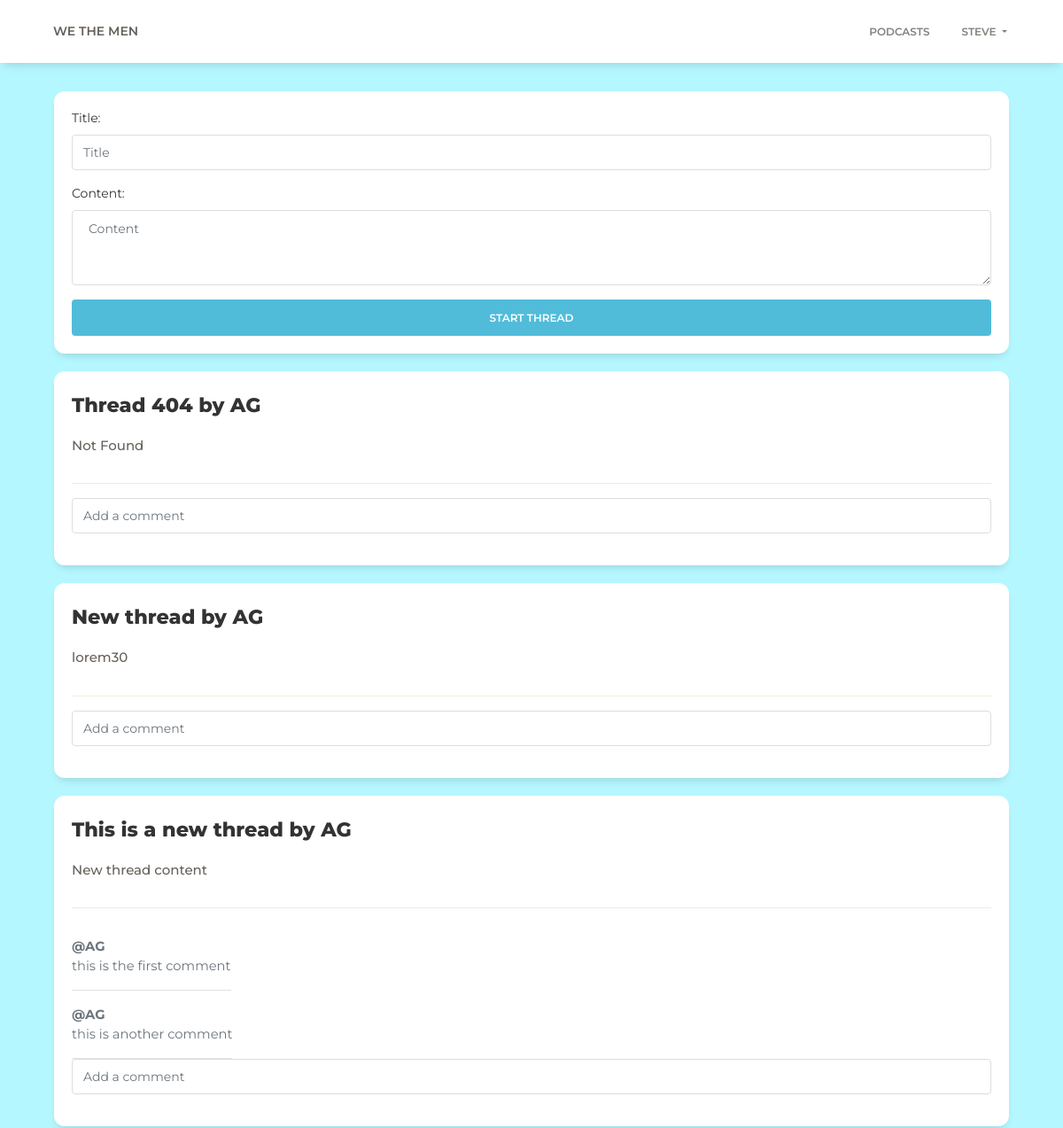
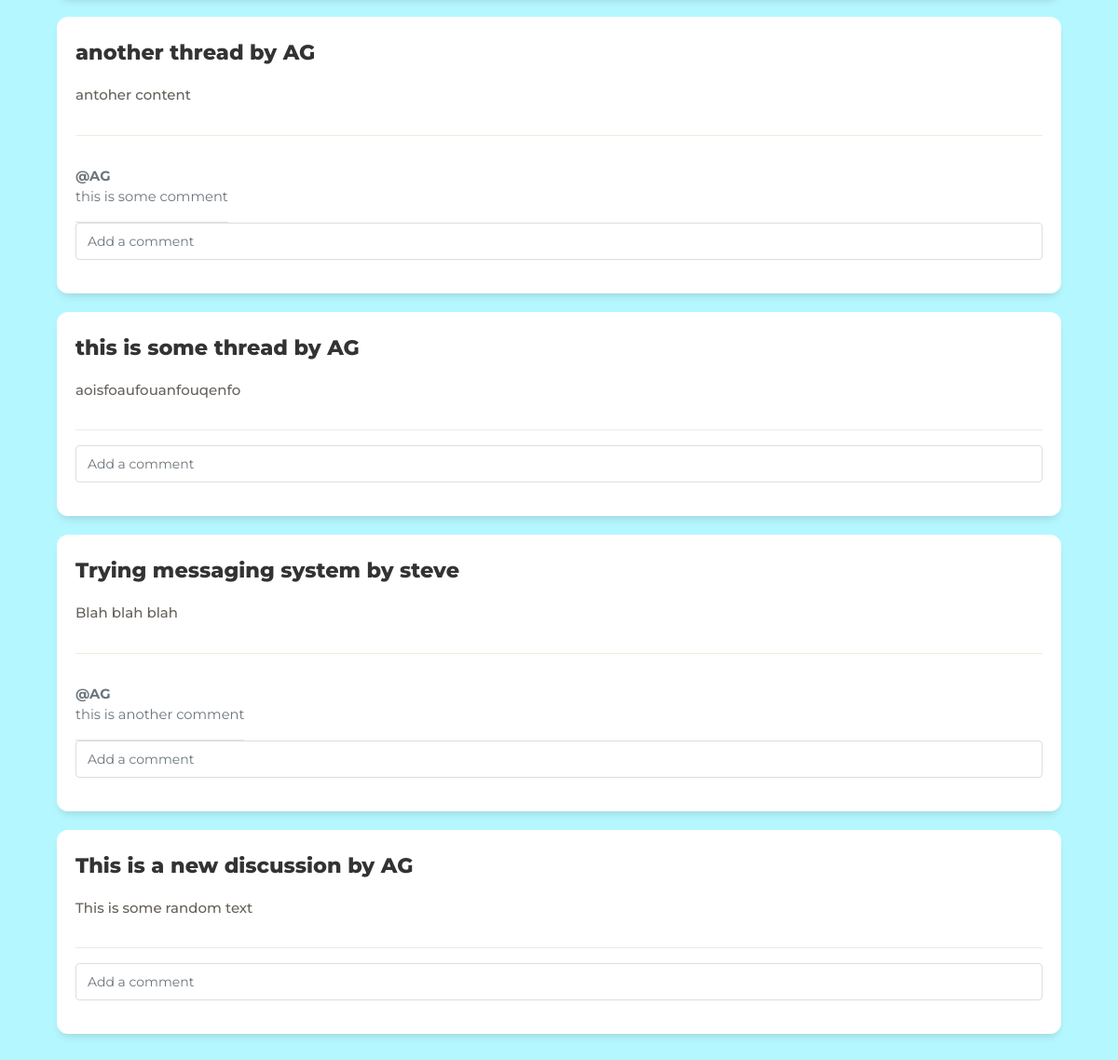
The app's page /space/ (signed in) with its own data (2 pictures, top to bottom).
### forum/models.py (models this page shows)
class Thread(models.Model):
    user = models.ForeignKey(to = User , on_delete = models.CASCADE)
    title = models.TextField(max_length = 1000)
    content = models.TextField(max_length = 10000)
    def getComments(self):
        return self.comments.all()

class Comment(models.Model):
    user = models.ForeignKey(User , on_delete = models.CASCADE)
    thread = models.ForeignKey(Thread , on_delete = models.CASCADE , related_name = 'comments')
    commentText = models.TextField(max_length = 1000)

### forum/views.py (the view)
# urls.py: path('space/' , views.space , name = 'space'),
def space(request):
    if request.user.is_authenticated:
        threadForm = newThread()
        comment = commentForm()
        threads = Thread.objects.all()
        context = {
            "threadForm": threadForm,
            "commentForm":comment,
            "threads" : threads[::-1]
        }
        return render(request , 'forum/space.html' , context = context)
    else:
        return HttpResponseRedirect(reverse('index'))

### forum/forms.py
class newThread(forms.Form):
    title = forms.CharField(label="Title", widget=forms.TextInput(
        attrs={"id": "title", "class": "form-control", "placeholder": "Title"}))
    content = forms.CharField(label="Content", widget=forms.Textarea(
        attrs={"id": "content", "class": "form-control", "placeholder": "Content", "rows": "3"}))

class commentForm(forms.Form):
    commentText = forms.CharField(label="Add a comment", widget=forms.TextInput(
        attrs={"id": "commentText", "class": "form-control", "placeholder": "Add a comment"}))

### forum/templates/forum/space.html (shortened to what this page needs)
{% extends 'forum/layout.html' %}
{% load static %}
{% block css %}
<link rel="stylesheet" type="text/css" href="{% static '/css/space.css' %}" />
{% endblock %}
{% block body %}
  <nav class="navbar navbar-expand-lg">
    <div class="container">
      <div class="navbar-translate">
        <a class="navbar-brand" href="https://demos.creative-tim.com/paper-kit/index.html" rel="tooltip" title="Coded by Creative Tim" data-placement="bottom" target="_blank">
          We The Men
        </a>
      </div>
      <div class="collapse navbar-collapse justify-content-end" id="navigation">
        <ul class="navbar-nav">
          <li class="nav-item">
            <a href="../index.html" class="nav-link"></i>Podcasts</a>
          </li>
          <li class="nav-item dropdown">
            <a class="nav-link dropdown-toggle" href="#" id="navbarDropdownMenuLink" data-toggle="dropdown" aria-haspopup="true" aria-expanded="false">
              {{request.user.username}}
            </a>
          </li>
        </ul>
      </div>
    </div>
  </nav>
  <main class="container">
    <div class="my-3 p-3 bg-body">
      <div class="card card-nav-tabs">
        <div class="card-body">
          <form action = "{% url 'post' %}"  method="POST" autocomplete="off">
              {% for field in threadForm %}
                  <div class="form-group">
                    {{field.label_tag}}
                    {{field}}
                  </div>
              {% endfor %}
            <div class="text-center">
              <input href="#" type="submit" value="Start Thread" class="btn btn-block btn-info">
            </div>
          </form>
        </div>
      </div>
      {% for thread in threads %}
      <div class="card card-nav-tabs">
        <div class="card-body">
          <h4 class="card-title">{{ thread.title}} by {{thread.user}}</h4>
          <br>
          <p class="card-text">{{thread.content}}</p>
          <hr>
          {% for comment in thread.getComments %}
          <div class="d-flex text-muted pt-3">
            <p class="pb-3 mb-0 small lh-sm border-bottom comment">
              <strong class="d-block text-gray-dark">@{{comment.user}}</strong>
              {{comment.commentText}}
            </p>
          </div>
          {% endfor %}
          <form action = "{% url 'addComment' thread.id%}" autocomplete="off" method="POST">
            {% for field in commentForm %}
            <div class="form-group">
              {{field}}
            </div>
            {% endfor %}
          </form>
        </div>
      </div>
      {% endfor %}
    </div>
  </main>
  {% endblock %}

### static/css/space.css (style rules this page uses)
body { background-color: #b5f7ff !important; }
.card { background-color: white !important; }
.card-title { font-weight: 800 !important; }
.card-text { font-weight: 500 !important; }
.comment { font-size: 105%; }

### records on screen
Thread: title "Thread 404", user "AG", content "Not Found"
Thread: title "New thread", user "AG", content "lorem30"
Thread: title "This is a new thread", user "AG", content "New thread content"
Comment: user "AG", commentText "this is the first comment"
Comment: user "AG", commentText "this is another comment"
Thread: title "another thread", user "AG", content "antoher content"
Comment: user "AG", commentText "this is some comment"
Thread: title "this is some thread", user "AG", content "aoisfoaufouanfouqenfo"
Thread: title "Trying messaging system", user "steve", content "Blah blah blah"
Comment: user "AG", commentText "this is another comment"
Thread: title "This is a new discussion", user "AG", content "This is some random text"

### other values on screen
{{ request.user.username }} "STEVE"
{{ field.label_tag }} "Title:" "Content:"
